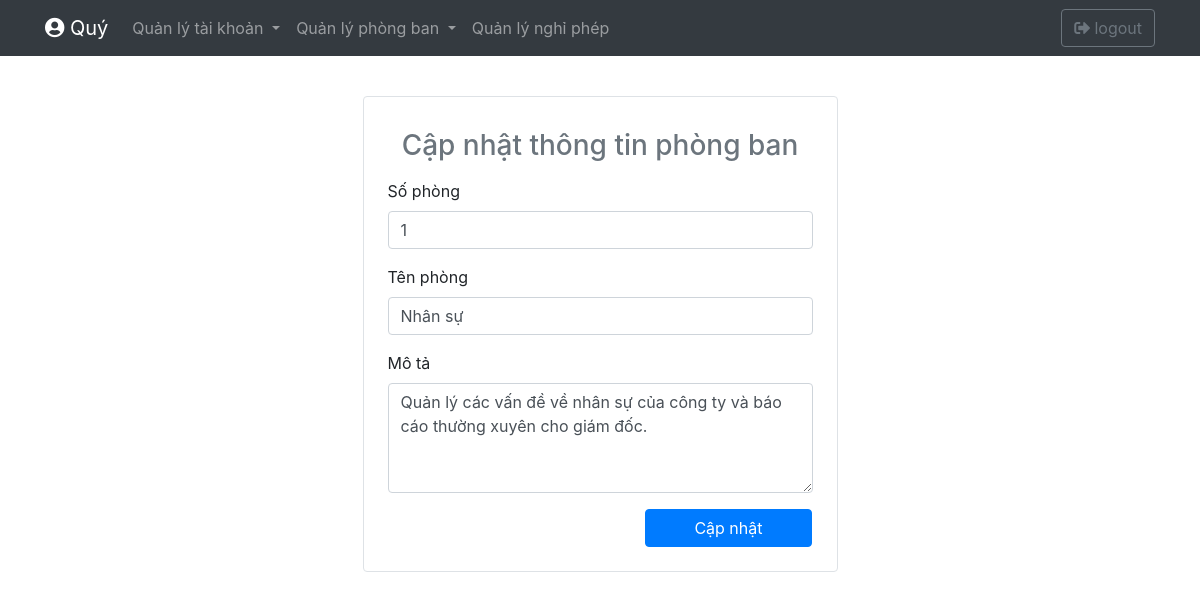
The app's page /Phongban/updatePhongban.php?id=1 (signed in) with its own data.
### tables this page shows
CREATE TABLE `phongban` (
  `id` int(11) NOT NULL,
  `sophong` int(11) NOT NULL,
  `name` varchar(255) NOT NULL,
  `mota` varchar(255) DEFAULT NULL,
  `truongphong` varchar(255) DEFAULT NULL,
  `idTruongphong` int(11) DEFAULT NULL
);

### Phongban/updatePhongban.php (the view, shortened to what this page needs)
<?php
    $name = '';
    $mota = '';
    $sophong = '';
    if (empty($_GET['id']) && empty($_POST['id'])){
        header('Location: index.php');
    }elseif(!empty($_GET['id'])){
        $id = $_GET['id'];
        require_once('../conndb.php');
        $sql = 'SELECT * FROM phongban WHERE id = ?';
        $stm = $conn->prepare($sql);
        $stm->bind_param('i',$id);
        $stm->execute();
        $data = $stm->get_result();
        if ($data->num_rows != 1){
           header('Location: index.php');
        }else{
            $row = $data->fetch_assoc();
            $sophong = $row['sophong'];
            $name = $row['name'];
            $mota = $row['mota'];
        }
    }
?>
<!DOCTYPE html>
<html lang="en">
<head>
    <link rel="stylesheet" href="https://maxcdn.bootstrapcdn.com/bootstrap/4.5.2/css/bootstrap.min.css">
</head>
<?php
    require_once('../Account/navbar.php');
                ?>
<body>
<div class="container mt-5">
        <div class="row justify-content-center">
            <div class="col-xl-5 col-lg-6 col-md-8 border rounded my-5 p-4  mx-3">
                <h3 class="text-center text-secondary mt-2 mb-3 mb-3">Cập nhật thông tin phòng ban</h3>
                <form method="post" action="updatePhongban.php" novalidate>
                    <div class="form-group">
                        <label for="sophong">Số phòng</label>
                        <input value="<?=$sophong?>" name="sophong" required class="form-control" type="number" placeholder="Số phòng" id="sophong">
                    </div>
                    <div class="form-group">
                        <label for="name">Tên phòng</label>
                        <input value="<?=$name?>" name="name" required class="form-control" type="text" placeholder="Tên phòng" id="name">
                    </div>
                    <div class="form-group">
                        <label for="mota">Mô tả</label>
                        <textarea id="mota" name="mota" rows="4" class="form-control" placeholder=""><?=$mota?></textarea>
                    </div>
                    <div class="row justify-content-end">
                        <button type="submit" class="btn btn-primary px-5 mr-3">Cập nhật</button>
                    </div>
                </form>
            </div>
        </div>
    </div>
</body>
</html>

### records on screen
phongban: sophong "1", name "Nhân sự", mota "Quản lý các vấn đề về nhân sự của công ty và báo cáo thường xuyên cho giám đốc."

### other values on screen
$TTCN "Quý"
